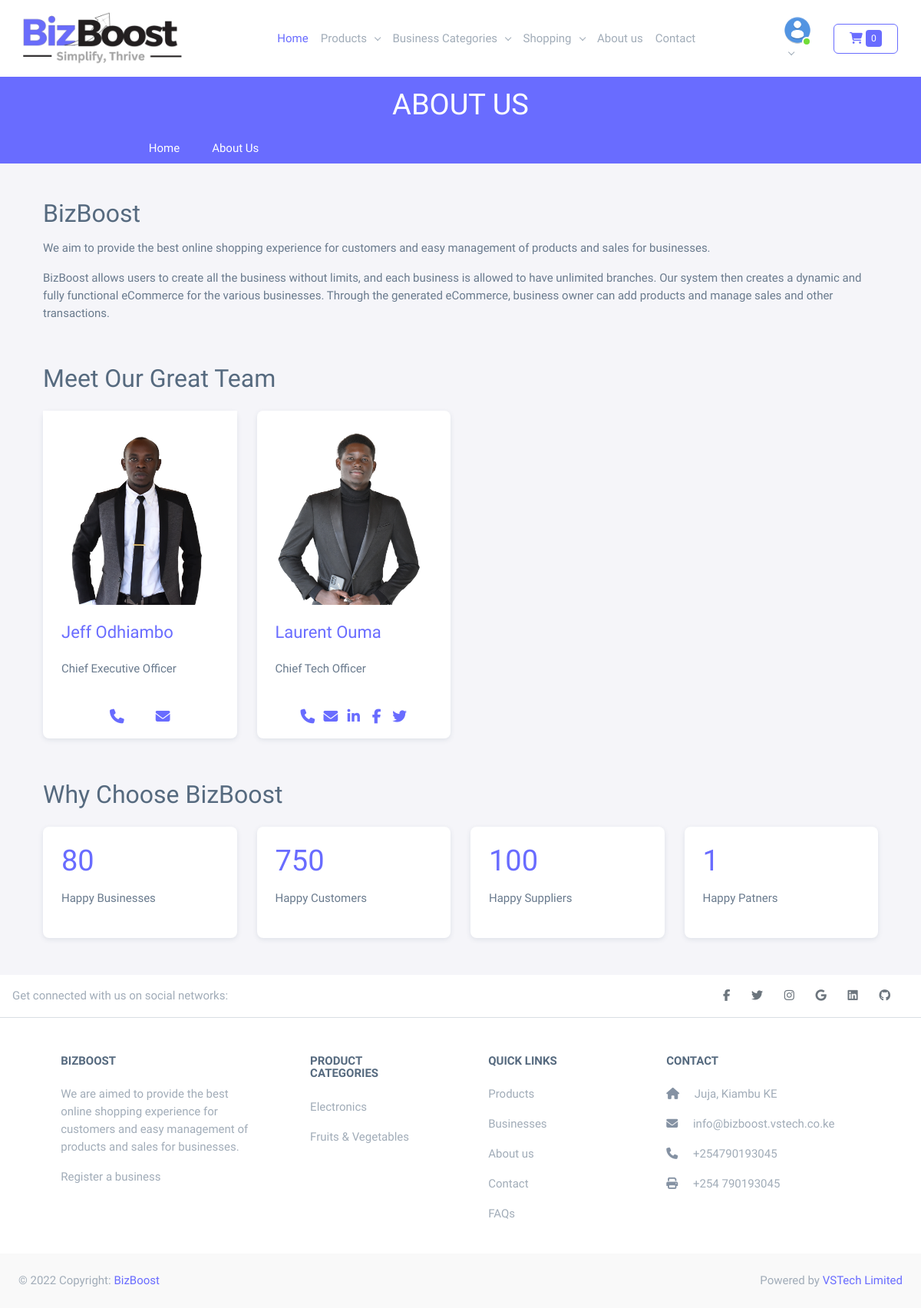
/about, run on the app's committed database.
### core/models.py (models this page shows, shortened)
class Vsmatt(models.Model):
    title = models.CharField(max_length=255)
    logo = models.ImageField(upload_to='uploads/vsmatt/logo', blank=True, null=True)
    about_us = models.TextField(blank=True, null=True)
    phone_number = PhoneNumberField(blank=True, null=True)
    twitter = models.URLField(blank=True, null=True)
    facebook = models.URLField(blank=True, null=True)
    linkedin = models.URLField(blank=True, null=True)
    instagram = models.URLField(blank=True, null=True)
    github = models.URLField(blank=True, null=True)
    email = models.EmailField(blank=True, null=True)
    address = models.CharField(blank=True, null=True, max_length=256)
    set_current = models.BooleanField(default=False)
    longitude = models.DecimalField(max_digits=22, decimal_places=16, default=37.0106327842076)
    latitude = models.DecimalField(max_digits=22, decimal_places=16, default=-1.1139084362152138)
    def __str__(self):
        return self.title

class Team(models.Model):
    user = models.OneToOneField('auth.User', on_delete=models.CASCADE)
    position = models.CharField(max_length=200)
    image = models.ImageField(upload_to=content_file_name)
    created_at = models.DateTimeField(auto_now_add=True)
    updated_at = models.DateTimeField(auto_now=True)
    def __str__(self):
        return self.user.username

### products/models.py (models this page shows)
class ProductCategory(models.Model):
    title = models.CharField(max_length=200)
    slug = models.SlugField(max_length=200, unique=True)
    image = ResizedImageField(
        upload_to=category_file_name,
        blank=True,
        null=True,
        size=[100, 100]
    )
    created_by = models.ForeignKey('auth.User', related_name='category_author', on_delete=models.CASCADE)
    created_at = models.DateTimeField(auto_now_add=True)
    updated_at = models.DateTimeField(auto_now=True)
    class Meta:
        ordering = ('title',)
        verbose_name = 'category'
        verbose_name_plural = 'Product Categories'
    def __str__(self):
        return self.title
    def get_absolute_url(self):
        return reverse(
            'products:category',
            args=[
                self.slug
            ])

### core/views.py (the view)
# urls.py: path('about', views.about, name='about'),
def about(request):
    title = 'About Us'
    team = Team.objects.all()
    context = {
        'title': title,
        'team': team
    }
    return render(request, 'about.html', context)

### business/context_processor.py (called while the page is built)
def business_categories(request):
    return {'business_categories': BusinessCategory.objects.all()}

### business/models.py (called while the page is built)
    def __str__(self):
        return self.title

    def get_absolute_url(self):
        return reverse('business:category', args=[self.slug])

### cart/cart.py (called while the page is built)
    def __len__(self):
        return sum(item['quantity'] for item in self.cart.values())

### cart/context_processor.py (called while the page is built)
def cart(request):
    return {'cart': Cart(request)}

### core/context_processor.py (called while the page is built)
def vsmatt(request):
    return {'vsmatt': Vsmatt.objects.filter(set_current=True).first()}

### products/context_processor.py (called while the page is built)
def product_categories(request):
    return {"product_categories": ProductCategory.objects.all()}

### templates/about.html (shortened to what this page needs)
{% extends 'base.html' %}
{% load static %}
{% block content %}
{% if vsmatt %}
<div class="container my-5">
    <h2>{{vsmatt.title}}</h2>
    <p><span>
            {{vsmatt.about_us | linebreaks }}
        </span></p>
</div>
{% endif %}
{% if team %}
<div class="container my-5">
    <h2 class="py-2">Meet Our Great Team</h2>
    <div class="row">
        {% for member in team %}
        <div class="col-md-5 col-lg-3 col-sm-6">
            <div class="card border-0">
                <img src="{{member.image.url}}" class="img-fluid" alt="{{member}}" title="{{member}}">
                <h4 class="card-header text-primary">{{member.user.get_full_name}}</h4>
                <p class="card-body">
                    {{member.position}} <br>
                <div class="mx-5 my-0 py-0">
                    <span class="d-flex justify-content-evenly">
                        {% if member.user.profile.phone_number %}
                            <a href="tel: {{member.user.profile.phone_number}}"
                                title="{{member.user.profile.phone_number}}"></a>
                        {% endif %}
                        {% if member.user.email %}
                            <a href="mailto: {{member.user.email}}" title="{{member.user.email}}"></a>
                        {% endif %}
                        {% if member.user.profile.linkedin_url %}
                        <a href="{{member.user.profile.linkedin_url}}" title="{{member.user.profile.linkedin}}"></a>
                        {% endif %}
                        {% if member.user.profile.facebook_url %}
                            <a href="{{member.user.profile.facebook_url }}" title="{{member.user.profile.facebook}}"></a>
                        {% endif %}
                        {% if member.user.profile.twitter_url %}
                            <a href="{{member.user.profile.twitter_url }}" title="{{member.user.profile.twitter}}"></a>
                        {% endif %}
                    </span>
                </div>
                </p>
            </div>
        </div>
        {% endfor %}
    </div>
</div>
{% endif %}
<div class="container my-5">
    <h2 class="py-2">Why Choose BizBoost</h2>
    <div class="row">
        <div class="col-md-3">
            <div class="card">
                <div class="card-body">
                    <h1 class="text-primary">80</h1>
                    <p>Happy Businesses</p>
                </div>
            </div>
        </div>
        <div class="col-md-3">
            <div class="card">
                <div class="card-body">
                    <h1 class="text-primary">750</h1>
                    <p>Happy Customers</p>
                </div>
            </div>
        </div>
        <div class="col-md-3">
            <div class="card">
                <div class="card-body">
                    <h1 class="text-primary">100</h1>
                    <p>Happy Suppliers</p>
                </div>
            </div>
        </div>
        <div class="col-md-3">
            <div class="card">
                <div class="card-body">
                    <h1 class="text-primary">1</h1>
                    <p>Happy Patners</p>
                </div>
            </div>
        </div>
    </div>
</div>
{% endblock %}

### templates/partials/footer.html
<footer class="text-center text-lg-start bg-white text-muted">
    <section class="d-flex justify-content-center justify-content-lg-between p-3 border-bottom">
      <div class="me-5 d-none d-lg-block">
        <span>Get connected with us on social networks:</span>
      </div>
      <div>
        {% if vsmatt.facebook %}
          <a href="{{ vsmatt.facebook }}" class="me-4 link-secondary">
            <i class="fab fa-facebook-f"></i>
          </a>
        {% endif %}
        {% if vsmatt.twitter %}
          <a href="{{ vsmatt.twitter }}" class="me-4 link-secondary">
            <i class="fab fa-twitter"></i>
          </a>
        {% endif %}
        {% if vsmatt.instagram %}
          <a href="{{ vsmatt.instagram }}" class="me-4 link-secondary">
            <i class="fab fa-instagram"></i>
          </a>
        {% endif %}
        {% if vsmatt.email %}
          <a href="mailto:{{ vsmatt.email }}" class="me-4 link-secondary">
            <i class="fab fa-google"></i>
          </a>
        {% endif %}
        {% if vsmatt.linkedin %}
          <a href="{{ vsmatt.linkedin }}" class="me-4 link-secondary">
            <i class="fab fa-linkedin"></i>
          </a>
        {% endif %}
        {% if vsmatt.github %}
          <a href="{{ vsmatt.github }}" class="me-4 link-secondary">
            <i class="fab fa-github"></i>
          </a>
        {% endif %}
      </div>
    </section>
    <section class="">
      <div class="container text-center text-md-start mt-5">
        <div class="row mt-3">
          <div class="col-md-3 col-lg-4 col-xl-3 mx-auto mb-4">
            <h6 class="text-uppercase fw-bold mb-4">
              {{ vsmatt | default:"BizBoost" }}
            </h6>
            <p>
              We are aimed to provide the best online shopping experience for customers and easy management of products and sales for businesses.
              <p><a href="{% url 'business:register_business' %}" class="text-reset">Register a business</a></p>
            </p>
          </div>
          <div class="col-md-2 col-lg-2 col-xl-2 mx-auto mb-4">
            <h6 class="text-uppercase fw-bold mb-4">
                Product Categories
            </h6>
            {% if product_categories %}
              {% for category in product_categories %}
                <p><a href="{{ category.get_absolute_url }}" class="text-reset">{{category}}</a></p>
              {% endfor %}
            {% else %}
              <p>No Available Category</p>
            {% endif %}
          </div>
          <div class="col-md-3 col-lg-2 col-xl-2 mx-auto mb-4">
            <h6 class="text-uppercase fw-bold mb-4">
              Quick links
            </h6>
            <p>
              <a href="{% url 'products:products_list' %}" class="text-reset">Products</a>
            </p>
            <p>
              <a href="{% url 'business:businesses' %}" class="text-reset">Businesses</a>
            </p>
            <p>
              <a href="{% url 'about' %}" class="text-reset">About us</a>
            </p>
            <p>
              <a href="{% url 'contact' %}" class="text-reset">Contact</a>
            </p>
            <p>
              <a href="{% url 'faq' %}" class="text-reset">FAQs</a>
            </p>
          </div>
          <div class="col-md-4 col-lg-3 col-xl-3 mx-auto mb-md-0 mb-4">
            <h6 class="text-uppercase fw-bold mb-4">Contact</h6>
            <p><i class="fas fa-home me-3 text-secondary"></i> {{vsmatt.address | default:"Juja KE 52106-00100"}} </p>
            <p>
              <i class="fas fa-envelope me-3 text-secondary"></i>
              {{vsmatt.email | default:"info@bizboost.vstech.co.ke"}}
            </p>
            <p><i class="fas fa-phone me-3 text-secondary"></i> {{ vsmatt.phone_number | default:"+25490193045"}} </p>
            <p><i class="fas fa-print me-3 text-secondary"></i> +254 790193045</p>
          </div>
        </div>
      </div>
    </section>
    <div class="text-center p-4" style="background-color: rgba(0, 0, 0, 0.025);">
      <div class="d-flex justify-content-between">
        <span>© 2022 Copyright: <a href="https://bizboost.vstech.co.ke/">BizBoost</a></span>
        <span>Powered by <a href="https://vstech.co.ke/">VSTech Limited</a></span>
      </div>
    </div>
  </footer>

### data on the page
Vsmatt: title "BizBoost", about_us "We aim to provide the best online shopping experience for customers and easy management of products and sales for businesses. BizBoost allows users to create all the business without limits, and each business is allowed to have unlimited branches. Our system then creates a dynamic and fully functional eCommerce for the various businesses. Through the generated eCommerce, business owner can add products and manage sales and other transactions.", title "BIZBOOST", address "Juja, Kiambu KE", email "info@bizboost.vstech.co.ke", phone_number "+254790193045"
Team: image (picture), user.get_full_name "Jeff Odhiambo", position "Chief Executive Officer"
Team: image (picture), user.get_full_name "Laurent Ouma", position "Chief Tech Officer"
ProductCategory: title "Electronics"
ProductCategory: title "Fruits & Vegetables"

### other printed values
{{ cart|length }} "0"
{{ title }} "ABOUT US"
{{ title }} "About Us"
